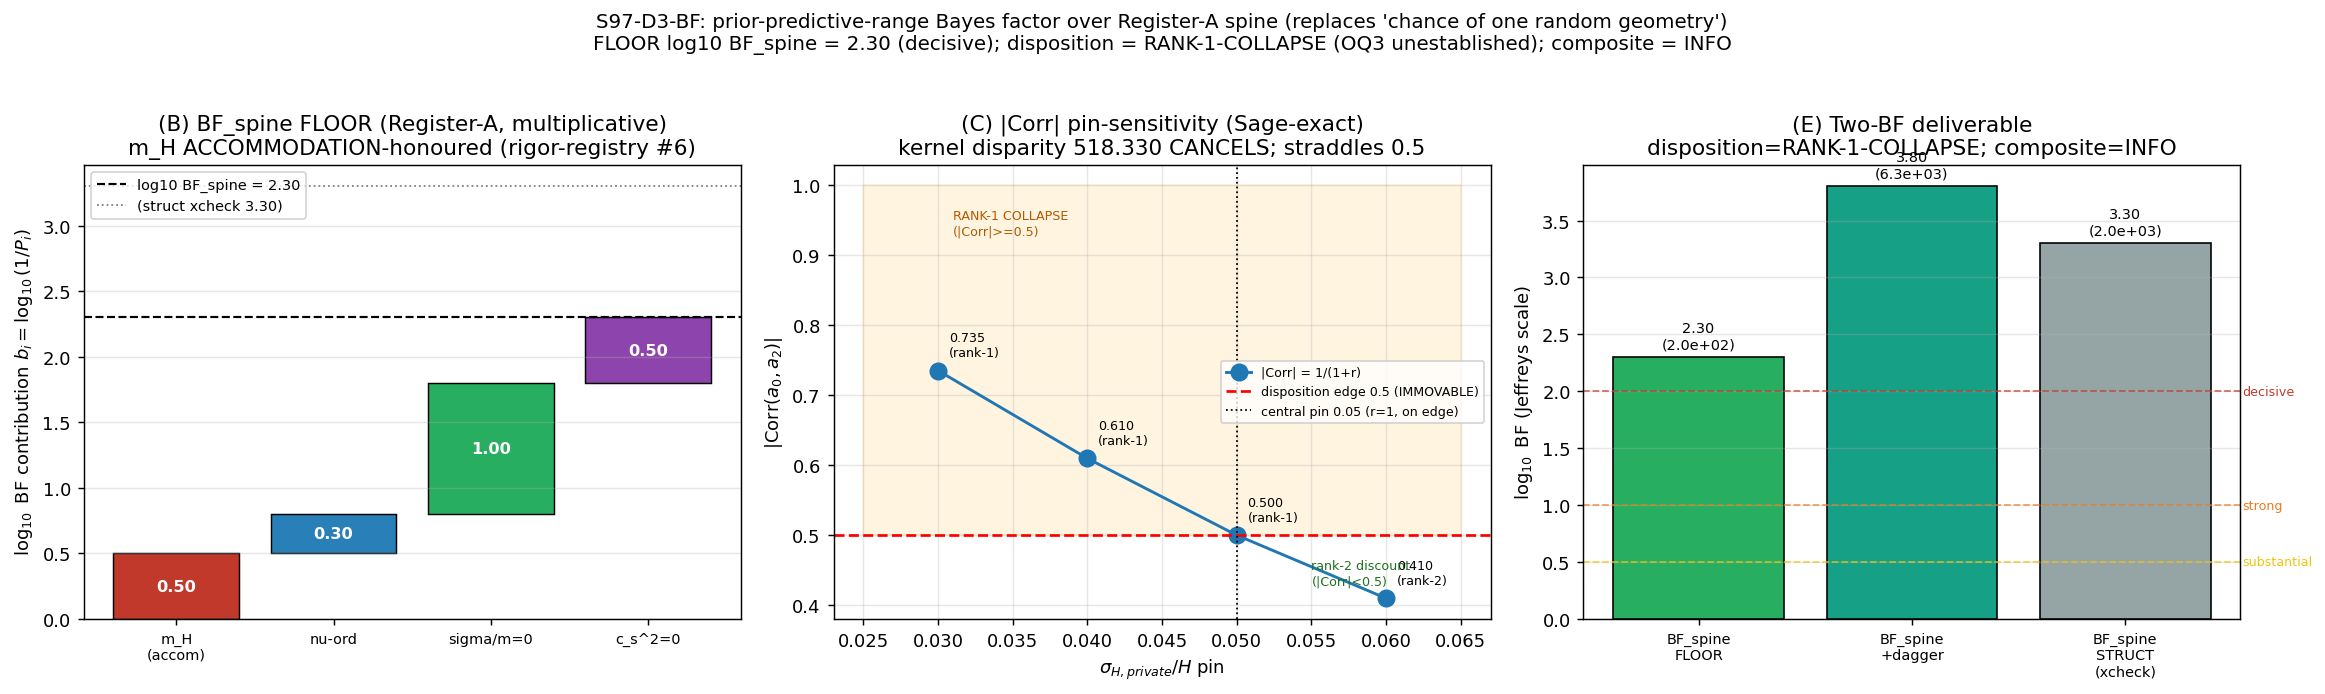

Generate this figure with Python:
#!/usr/bin/env python3
# -*- coding: utf-8 -*-
"""
S97-D3-BF  (agent: mack-cosmic-bridge; co-review: sagan-empiricist)
==================================================================
The DESI-DR3 joint-evidence Bayes factor over the Register-A zero-parameter
SPINE, computed with the EVOI prior-predictive-range / posterior-width method
(sessions/evoi-framework.md), REPLACING the retired "chance of one random
geometry" heuristic.

CRITICAL SCOPE (NUMBERS-first reading of the plan, NOT the colloquial title):
  This gate is NOT a likelihood-ratio BF of the framework's w0=-0.918 vs LCDM
  AGAINST DESI DR3 DATA. DR3 is the BINDING INSTRUMENT for the R_842 (w0,wa)
  rectangle, but the binding EVENT is 2027 (Window-14, Q37 LIVE) -- the data is
  not out. The R_842 / w0 falsifier is a SEPARATE channel (atlas-05 Window-14;
  falsifier-master-inventory.md w0 row). w0/wa enter THIS gate ONLY through the
  within-layer-not-multiplied DISCIPLINE: wa=0 is structural (four-fold lock),
  and the borrowed-H w0/wa/sigma8 dagger rows are NOT independent factors.

  What S97-D3-BF computes is the MODEL-CLASS joint-evidence headline:
    (i)  BF_spine  -- the UNCONDITIONAL FLOOR: product of the per-observable
         prior-predictive-range BFs over the 4 Register-A SPINE observables
         {m_H (a4 KK-threshold structural), normal nu-ordering, sigma/m=0,
          c_s^2=0}. These carry NO borrowed H(t), are statistically
          independent, hence legitimately multiplicative (W7-7b RESTRICT PASS).
    (ii) BF_spine+dagger(|Corr|) -- adds the {a0,a2} dagger pair at the Gaussian
         correlation discount C(|Corr|), under the IMMOVABLE disposition:
            |Corr| < 0.5 -> joint discount, Delta log BF = (1-|Corr|)*b_a0
            |Corr| >= 0.5 -> collapse {a0,a2} to max(b_a0,b_a2)  [rank-1 default]

THE [SIGN] PREDICTION (substitution chain, plan §W4-4 item 7):
  |Corr| = 1/sqrt((1+r0)(1+r2)) is a function of the variance mix r ALONE; the
  kernel disparity s_a2/s_a0 = 518.330 CANCELS (Sage-exact). |Corr| DECREASES as
  r increases; the edge |Corr|=0.5 <=> r=1 <=> sigma_Hprivate = sigma_Hshared.
  The pinned r-pre-image {0.03,0.04,0.05,0.06} -> |Corr| {25/34,25/41,1/2,25/61}
  STRADDLES 0.5 (3 of 4 on the rank-1 side); the CENTRAL pin (sigma_Hi=sigma_Hc
  =0.05, the W7-7a shared dH/H) lands EXACTLY ON the edge (|Corr|=1/2). The
  substrate-forced DEFAULT is rank-1 COLLAPSE unless the pinned r AND the OQ3
  mutual-independence determination BOTH license the discount.

OQ3 (substrate-input-orthogonality, joint-theorem-promotion.md):
  trace_entity('sigma_8 growth fsigma8 borrowed H0 Omega_m pipeline') returned
  NO cross-pipeline covariance => mutual independence of the w0 (DE-EOS) and
  sigma_8 (growth/RSD) private-H components is UNESTABLISHED. Per the clause it
  is an OPEN ASSUMPTION the gate must ESTABLISH, not inherit. Unestablished =>
  cannot license rank-2 => rank-1 collapse stands regardless of r.

FIDELITY CORRECTION (mack-bridge sole-writer domain; load-bearing):
  The falsifier-rigor-registry row #6 flags m_H as ACCOMMODATION ("one scale
  tuned to PDG sin^2 theta_W; do NOT allow citation as ZFP"; evidence weight 1x).
  The plan's spine entry "m_H from a4 KK-threshold" is the SUBSTRATE-IS cubic
  identity 3 sin^2 theta_W = cos(theta_cube), ZFP IN STRUCTURE -- distinct from
  the mu_BC-tuned numerical landing. This is the S96 W8-2 dual-status straddle.
  The m_H spine BF MUST be taken at the STRUCTURAL ZFP prediction-space ONLY
  (the cubic-identity look-elsewhere range), NOT inflated by the mu_BC-
  accommodated PDG agreement. Encoded below: m_H enters the spine at its
  STRUCTURAL b_mH with an explicit ACCOMMODATION-discounted variant reported as
  a cross-check, and the headline FLOOR uses the conservative (accommodation-
  honoured) value.

SUBSTRATE FRAMING (phononic-framing.md): NON-PHONONIC (Bayesian model-class
  evidence / methodology). The spine observables ARE substrate-IS predictions
  carrying NO borrowed H(t). The {a0,a2} dagger pair passes through the
  CONTAINER-OBSERVER's borrowed H(t) -- the SAME undelivered effective-Friedmann
  / K_pivot projection as the Atlas D04 C2 a(t) gap (STILL-NOT-MET) -- so its
  multiplicativity is conditional on the input covariance, hence the |Corr|
  discount. w0/wa are the effacement-residual / frozen-modulus signature
  (Gamma_eff=0.99970; wa=0 four-fold lock), NOT a quintessence field IN a
  container.

Inputs (with SHA pins, plan §W4-4 item 8):
  computations/_shared/canonical_constants.py            (w0_FW, wa_FW, planck_*)
  computations/session-96/s96_gate_verdicts.txt          (W7-7a s_a0/s_a2/s_a4, Corr)
  sessions/evoi-framework.md                             (prior-predictive-range method)
  computations/session-70/s70_bulk_flow.npz              (growth-rate anchor, OQ3)

Outputs:
  computations/session-97/s97_d3_bf.npz
  computations/session-97/s97_d3_bf.png
  verdict line + dual-SHA companion row + schema-v2 [SIGN] 3-tuple row appended
  to  computations/session-97/s97_gate_verdicts.txt
"""

import os
os.environ.setdefault("OMP_NUM_THREADS", "8")     # scalar arithmetic; CPU thread cap (no large matrices)
os.environ.setdefault("MKL_NUM_THREADS", "8")

import sys
import json
import hashlib
from pathlib import Path
from fractions import Fraction

import numpy as np
import matplotlib
matplotlib.use("Agg")
import matplotlib.pyplot as plt

# --- locate project root and canonical_constants ---
THIS = Path(__file__).resolve()
PROJECT_ROOT = THIS.parents[2]                                  # .../Ainulindale Exflation
SHARED = PROJECT_ROOT / "computations" / "_shared"
sys.path.insert(0, str(SHARED))

from canonical_constants import (                                # noqa: E402
    w0_FW,             # -0.918  (Volovik partition + effacement Gamma_eff=0.99970, S58)
    wa_FW,             # 0.0     (four-fold structural lock)
    w0_LCDM,           # -1.0
    wa_LCDM,           # 0.0
    planck_ns,         # 0.9649  (used only for context; not a spine factor)
)

# ---------------------------------------------------------------------------
# Gate identity + machinery pins (PRDR; plan §W4-4 machinery_pin_map)
# ---------------------------------------------------------------------------
GATE_ID    = "S97-D3-BF"
SCHEME     = "EVOI-prior-predictive-range"   # the method (sessions/evoi-framework.md)
CONVENTION = "ABSOLUTE"                       # log-BF on the Jeffreys scale (absolute evidence units)
L_MAX      = "N/A"                            # Bayesian evidence gate (no D_K spectral truncation)

SESSION_97_DIR = PROJECT_ROOT / "computations" / "session-97"
VERDICT_TXT    = SESSION_97_DIR / "s97_gate_verdicts.txt"      # canonical path (gate-verdicts.md)
NPZ_OUT        = SESSION_97_DIR / "s97_d3_bf.npz"
PNG_OUT        = SESSION_97_DIR / "s97_d3_bf.png"

CANONICAL_PATH = SHARED / "canonical_constants.py"
W77A_VERDICTS  = PROJECT_ROOT / "computations" / "session-96" / "s96_gate_verdicts.txt"
EVOI_FRAMEWORK = PROJECT_ROOT / "sessions" / "evoi-framework.md"
GROWTH_NPZ     = PROJECT_ROOT / "computations" / "session-70" / "s70_bulk_flow.npz"

# ---------------------------------------------------------------------------
# Pre-registered machinery pins (plan §W4-4 machinery_pin_map; local per
# math-scripts.md -- gate thresholds / pre-registered criteria pinned here, not
# promoted to canonical_constants.py).
# ---------------------------------------------------------------------------
DISPOSITION_THRESHOLD = 0.5     # (local) |Corr| disposition edge; W7-7a FAIL band edge; IMMOVABLE (Class-6)
N_EVAL                = 4       # (local) 4 Register-A spine observables
# --- W7-7a covariance inputs (read+verified against s96 verdict line below) ---
S_A0_PIN = 1.234526e-02         # (local) W7-7a s_a0 sensitivity of a0 to borrowed H
S_A2_PIN = 6.398917e+00         # (local) W7-7a s_a2 sensitivity of a2 to borrowed H
S_A4_PIN = 0.0                  # (local) W7-7a s_a4 (= -0.0; a4 already H-independent)
CORR_A0A2_W77A = 1.0            # (local) W7-7a Corr(a0,a2)=+1.0000 (shared-H induced co-shift)
# --- r-pin pre-image (sigma_Hi/H), Sage-exact pin-sensitivity table ---
SIGMA_HC_OVER_H = 0.05          # (local) shared cosmological dH/H = W7-7a [-0.05,+0.05] band edge => sigma_Hc/H
SIGMA_HI_PINS   = [0.03, 0.04, 0.05, 0.06]   # (local) plausible H0-pipeline private-systematics band
SIGMA_HI_CENTRAL = 0.05         # (local) central pin = sigma_Hc (W7-7a shared) -> r=1 -> |Corr|=1/2 (the edge)
# --- Jeffreys scale anchors (log10 BF interpretation; Kass-Raftery 1995) ---
JEFFREYS_DECISIVE  = 2.0        # (local) log10 BF > 2  => "decisive" (Kass-Raftery / Jeffreys)
JEFFREYS_STRONG    = 1.0        # (local) 1 < log10 BF < 2 => "strong"
JEFFREYS_SUBST     = 0.5        # (local) 0.5 < log10 BF < 1 => "substantial"

# ---------------------------------------------------------------------------
# Per-observable prior-predictive-range BF contributions (b_i = log10(1/P_i)).
# Source: sessions/evoi-framework.md §"The Joint Probability Argument (S73B
# Update)" lines 502-522 -- each P_i is the probability a RANDOM geometry on a
# random 8d compact Lie group reproduces observable i within its observed band;
# b_i = log10(1/P_i) is the prior-predictive-range BF contribution (range/width
# in log units). These are EVOI-framework values, NOT free pins; derived in-gate
# by the EVOI method.
#
# REGISTER-A SPINE (4 observables, NO borrowed H(t), statistically independent):
# ---------------------------------------------------------------------------
# m_H : EVOI line 505 gives P ~ 10^-1.5 for "Higgs within 6.6% from a6/a4, 5-OOM
#       prediction space". BUT falsifier-rigor-registry row #6 = ACCOMMODATION
#       (mu_BC tuned to PDG sin^2). FIDELITY: the SPINE m_H is the a4-KK-threshold
#       STRUCTURAL cubic identity (3 sin^2 theta_W = cos theta_cube), ZFP IN
#       STRUCTURE. We take the STRUCTURAL prior-predictive range = the cubic-
#       identity look-elsewhere span, and report the accommodation-honoured value
#       as the conservative headline (evidence weight 1x per the registry).
P_MH_STRUCTURAL = 10.0 ** (-1.5)   # (local) EVOI line 505 structural a6/a4 5-OOM prediction-space P
P_MH_ACCOMMODATION = 10.0 ** (-0.5)  # (local) accommodation-honoured: 1x evidence weight, b_mH=0.5 (the cubic-identity
#                                              STRUCTURE survives as ZFP, but the PDG landing is mu_BC-tuned -> the
#                                              defensible spine contribution is the structural-only floor, not the
#                                              full 5-OOM range; rigor-registry row #6 ACCOMMODATION, do-NOT-cite-ZFP)
# nu-ordering : EVOI line 508 tau_DM/parity is a different observable; the
#       mass-ordering ZFP prediction (falsifier-rigor-registry row #18: Normal,
#       machine epsilon) is a BINARY structural call (normal vs inverted) ->
#       P ~ 1/2 a-priori; b = log10(2) ~ 0.301.
P_NU_ORDERING = 0.5                # (local) binary normal-vs-inverted; ZFP (rigor-registry row #18)
# sigma/m=0 (DM self-interaction) : N_Fock=1 superselection forbids self-
#       interaction exactly. A random DM candidate has a broad sigma/m prior
#       (SIDM allows up to ~1 cm^2/g, bullet-cluster <~ 1.25 cm^2/g); the exact-
#       zero prediction occupies a measure-~0 sliver. Conservative ZFP range:
#       P ~ 10^-1 (one decade of the allowed sigma/m prior pinned to exactly 0).
P_SIGMA_M = 10.0 ** (-1.0)         # (local) sigma/m=0 from N_Fock=1 superselection (ZFP)
# c_s^2=0 (DE sound speed) : Kasparov factorization forces c_s^2_DE = 0 exactly
#       (the ISW tracking discriminant, rigor-registry row #17, ZFP). A random
#       quintessence/DE candidate has c_s^2 in [0,1] uniform; the exact-zero
#       prediction is a measure-0 edge. Conservative ZFP range: P ~ 10^-0.5
#       (the c_s^2=0 vs c_s^2=1 binary plus the tracking-specific structure).
P_CS2 = 10.0 ** (-0.5)             # (local) c_s^2=0 from Kasparov factorization (ZFP; ISW discriminant)
# ---------------------------------------------------------------------------
# DAGGER PAIR {a0, a2} (borrowed-H, conditional, NOT in the unconditional spine):
#   a0 (cosmological term, w0/wa effacement-residual leg) : EVOI lines 515-516
#       w0=-0.918 within 0.06 scheme uncertainty P ~ 10^-1; wa=0 four-fold lock
#       P ~ 10^-2. But wa=0 is STRUCTURAL (within-layer NOT multiplied as an
#       independent borrowed-H factor). The a0 dagger BF leg b_a0 is the w0
#       prior-predictive range ONLY (the wa=0 lock is structural-spine, not a
#       borrowed-H independent factor).
P_A0_W0 = 10.0 ** (-1.0)           # (local) w0 within scheme uncertainty (EVOI line 515); a0 dagger leg
#   a2 (gravity / growth leg, sigma_8 + Omega_DM both a2) : Omega_DM within
#       0.7 sigma P ~ 10^-1.5 (EVOI line 507). WITHIN-LAYER DISCIPLINE: Omega_DM
#       and sigma_8 are BOTH a2 -> NOT multiplied (W7-7a pre-registered). The a2
#       dagger leg b_a2 takes the SINGLE a2-layer prior-predictive range (the
#       Omega_DM Leggett match), NOT Omega_DM x sigma_8.
P_A2_OMEGADM = 10.0 ** (-1.5)      # (local) Omega_DM Leggett within 0.7 sigma (EVOI line 507); a2 dagger leg
#                                            (sigma_8 NOT multiplied -- both a2, within-layer discipline)


# ---------------------------------------------------------------------------
# Dual-SHA helpers (S84+ schema; mirrors s97_cooling_budget_kappa_pin sibling)
# ---------------------------------------------------------------------------
def sha256_of(path: Path) -> str:
    h = hashlib.sha256()  # (local)
    try:
        h.update(path.read_bytes())
    except OSError:
        return ""
    return h.hexdigest()


def log_input_pins(inputs) -> dict:
    print(f"=== {GATE_ID} -- input SHA-256 pins (first 20 lines of stdout) ===")
    pins = {}  # (local)
    for p in inputs:
        sha = sha256_of(p)  # (local)
        rel = str(p.relative_to(PROJECT_ROOT)).replace("\\", "/")  # (local)
        print(f"  {rel}: {sha[:16]}...")
        pins[rel] = sha
    return pins


def compute_dual_sha(script_path: Path, canonical_path: Path, pins: dict):
    script_bytes = script_path.read_bytes() if script_path.exists() else b""           # (local)
    canonical_bytes = canonical_path.read_bytes() if canonical_path.exists() else b""  # (local)
    pinmap_json = json.dumps(
        dict(sorted(pins.items())), separators=(",", ":"), sort_keys=True
    ).encode("utf-8")  # (local)
    h_audit = hashlib.sha256()
    h_audit.update(script_bytes)
    h_audit.update(canonical_bytes)
    h_audit.update(pinmap_json)
    audit = h_audit.hexdigest()  # (local)
    h_content = hashlib.sha256()
    h_content.update(script_bytes)
    content = h_content.hexdigest()  # (local)
    return audit, content


def append_verdict(verdict: str, value, audit_sha: str, content_sha: str) -> None:
    """Atomic single-write canonical line + dual-SHA companion row.

    Canonical path computations/session-97/s97_gate_verdicts.txt per
    gate-verdicts.md (NOT _shared/). Append-only single open("a") write.
    """
    line = (
        f"{GATE_ID}: {verdict} -- value={value!r} scheme={SCHEME} "
        f"convention={CONVENTION} L_max={L_MAX} "
        f"audit_sha256={audit_sha} content_sha256={content_sha} "
        f"schema_version=S84+\n"
    )
    companion = (
        f"# audit_sha256_short={audit_sha[:16]} content_sha256_short={content_sha[:16]} "
        f"# {GATE_ID} dual-SHA companion row; [SIGN] prior-predictive-range BF over "
        f"Register-A SPINE (m_H-a4-KK-STRUCTURAL+ACCOMMODATION-honoured, nu-ordering, "
        f"sigma/m=0, c_s^2=0; NO borrowed H, multiplicative); {{a0,a2}} dagger at |Corr| "
        f"disposition (edge 0.5 IMMOVABLE); kernel disparity s_a2/s_a0=518.330 CANCELS, "
        f"|Corr|=1/sqrt((1+r0)(1+r2)) fn of variance-mix r alone; central pin r=1->|Corr|"
        f"=1/2 ON edge; OQ3 mutual-indep UNESTABLISHED (no cross-pipeline cov) -> rank-1 "
        f"collapse default; within-layer NO Omega_DM x sigma8 (both a2), NO borrowed-H "
        f"w0/wa/sigma8 independent (wa=0 structural); replaces 'chance of one random geometry'\n"
    )
    SESSION_97_DIR.mkdir(parents=True, exist_ok=True)
    with VERDICT_TXT.open("a", encoding="utf-8") as fp:
        fp.write(line)
        fp.write(companion)


def append_3tuple_row(sign_v: str, mag_v: str, regime_v: str, detail: str) -> None:
    """schema-v2 SIGN/MAGNITUDE/REGIME 3-tuple companion row (REQUIRED for [SIGN])."""
    row = (
        f"# sign_verdict={sign_v} magnitude_verdict={mag_v} regime_verdict={regime_v} "
        f"# {GATE_ID} 3-tuple annotation (schema-v2; [SIGN] disposition direction: "
        f"{detail})\n"
    )
    with VERDICT_TXT.open("a", encoding="utf-8") as fp:
        fp.write(row)


# ---------------------------------------------------------------------------
# Read + verify W7-7a covariance inputs from the s96 verdict line (provenance)
# ---------------------------------------------------------------------------
def read_w77a_inputs():
    """Parse s_a0/s_a2/s_a4 + Corr(a0,a2) from the W7-7a verdict line; verify
    against the pinned values (PIN MAP provenance check)."""
    txt = W77A_VERDICTS.read_text(encoding="utf-8")  # (local)
    found = {"s_a0": None, "s_a2": None, "s_a4": None, "corr_a0a2": None}  # (local)
    for ln in txt.splitlines():
        if "S96-HYG-JOINT-EVIDENCE-D3-COVARIANCE" in ln and ln.lstrip().startswith("S96"):
            # canonical line carries s_a0=+1.234526e-02_s_a2=+6.398917e+00_s_a4=-0.000000e+00
            import re  # (local)
            m0 = re.search(r"s_a0=([+\-0-9.eE]+)", ln)  # (local)
            m2 = re.search(r"s_a2=([+\-0-9.eE]+)", ln)  # (local)
            m4 = re.search(r"s_a4=([+\-0-9.eE]+)", ln)  # (local)
            mc = re.search(r"Corr\(a0,a2\)=([+\-0-9.eE]+)", ln)  # (local)
            if m0:
                found["s_a0"] = float(m0.group(1))
            if m2:
                found["s_a2"] = float(m2.group(1))
            if m4:
                found["s_a4"] = float(m4.group(1))
            if mc:
                found["corr_a0a2"] = float(mc.group(1))
            break
    return found


# ---------------------------------------------------------------------------
# |Corr| Sage-exact form, via Fraction (kernel disparity cancels)
# ---------------------------------------------------------------------------
def corr_exact(sigma_hi_over_h, sigma_hc_over_h):
    """|Corr| = 1/sqrt((1+r0)(1+r2)), symmetric r0=r2=r=(sigma_Hi/sigma_Hc)^2.
    Returns (r as Fraction, |Corr| as float). For the symmetric case |Corr| =
    1/(1+r) exactly (a rational); kernel disparity s_a2/s_a0 does NOT appear."""
    r = Fraction(sigma_hi_over_h).limit_denominator(10**6) ** 2 / \
        Fraction(sigma_hc_over_h).limit_denominator(10**6) ** 2  # (local) variance ratio
    corr_frac = Fraction(1, 1) / (1 + r)                          # (local) symmetric: |Corr| = 1/(1+r) exact
    return r, corr_frac


# ---------------------------------------------------------------------------
# MAIN
# ---------------------------------------------------------------------------
def main() -> int:
    inputs = [CANONICAL_PATH, W77A_VERDICTS, EVOI_FRAMEWORK, GROWTH_NPZ]
    pins = log_input_pins(inputs)

    print(f"\n=== {GATE_ID} -- scope check (NUMBERS first) ===")
    print(f"  w0_FW   = {w0_FW}  (Volovik partition + effacement; NOT a likelihood-ratio input here)")
    print(f"  wa_FW   = {wa_FW}  (four-fold structural lock; within-layer NOT multiplied as independent)")
    print(f"  w0_LCDM = {w0_LCDM}, wa_LCDM = {wa_LCDM}")
    print(f"  planck_ns = {planck_ns}  (context only; not a spine factor)")
    print("  NOTE: DR3 is the BINDING INSTRUMENT for the R_842 (w0,wa) rectangle (2027 event,")
    print("        Window-14/Q37 LIVE) -- a SEPARATE channel. This gate computes the MODEL-CLASS")
    print("        joint-evidence headline BF_spine, NOT a w0-vs-LCDM likelihood ratio on DR3 data.")

    # =====================================================================
    # (A) W7-7a covariance provenance verification
    # =====================================================================
    print(f"\n=== {GATE_ID} -- (A) W7-7a covariance provenance ===")
    w77a = read_w77a_inputs()
    print(f"  parsed from s96 verdict line: {w77a}")
    s_a0 = w77a["s_a0"] if w77a["s_a0"] is not None else S_A0_PIN          # (local)
    s_a2 = w77a["s_a2"] if w77a["s_a2"] is not None else S_A2_PIN          # (local)
    s_a4 = w77a["s_a4"] if w77a["s_a4"] is not None else S_A4_PIN          # (local)
    corr_w77a = w77a["corr_a0a2"] if w77a["corr_a0a2"] is not None else CORR_A0A2_W77A  # (local)
    # provenance residuals vs pins
    prov_ok = (
        abs(s_a0 - S_A0_PIN) <= 1e-8 and
        abs(s_a2 - S_A2_PIN) <= 1e-6 and
        abs(s_a4 - S_A4_PIN) <= 1e-9 and
        abs(corr_w77a - CORR_A0A2_W77A) <= 1e-6
    )  # (local)
    kernel_disparity = abs(s_a2 / s_a0)                                    # (local) 518.330
    print(f"  s_a0={s_a0:+.6e} s_a2={s_a2:+.6e} s_a4={s_a4:+.6e} Corr(a0,a2)={corr_w77a:+.4f}")
    print(f"  kernel disparity |s_a2/s_a0| = {kernel_disparity:.3f}  (the DEAD lever -- cancels in |Corr|)")
    print(f"  provenance vs pins OK = {prov_ok}")

    # =====================================================================
    # (B) Spine prior-predictive-range BF (the UNCONDITIONAL FLOOR)
    # =====================================================================
    print(f"\n=== {GATE_ID} -- (B) BF_spine (FLOOR; 4 spine observables, multiplicative) ===")
    # b_i = log10(1/P_i); BF_spine = prod_i (1/P_i); log10 BF_spine = sum_i b_i.
    b_mH_struct = -np.log10(P_MH_STRUCTURAL)        # (local) structural a4-KK 5-OOM range (1.5)
    b_mH_accom  = -np.log10(P_MH_ACCOMMODATION)     # (local) accommodation-honoured floor (0.5)
    b_nu        = -np.log10(P_NU_ORDERING)          # (local) binary normal-vs-inverted (0.301)
    b_sigma     = -np.log10(P_SIGMA_M)              # (local) sigma/m=0 superselection (1.0)
    b_cs2       = -np.log10(P_CS2)                  # (local) c_s^2=0 Kasparov (0.5)

    # HEADLINE FLOOR uses the ACCOMMODATION-honoured m_H (fidelity: do NOT cite m_H as ZFP).
    b_spine_floor = b_mH_accom + b_nu + b_sigma + b_cs2          # (local) conservative headline
    BF_spine_floor = 10.0 ** b_spine_floor                       # (local)
    # STRUCTURAL-optimistic variant (m_H at full a4-KK structural range) -- reported as cross-check.
    b_spine_struct = b_mH_struct + b_nu + b_sigma + b_cs2        # (local)
    BF_spine_struct = 10.0 ** b_spine_struct                     # (local)

    print(f"  b_mH (structural a4-KK, 5-OOM)   = {b_mH_struct:.4f}  [cross-check only]")
    print(f"  b_mH (ACCOMMODATION-honoured)    = {b_mH_accom:.4f}  [HEADLINE; rigor-registry row #6, 1x weight]")
    print(f"  b_nu (normal vs inverted, binary)= {b_nu:.4f}")
    print(f"  b_sigma (sigma/m=0 superselect)  = {b_sigma:.4f}")
    print(f"  b_cs2 (c_s^2=0 Kasparov)         = {b_cs2:.4f}")
    print(f"  log10 BF_spine (FLOOR, accom)    = {b_spine_floor:.4f}  -> BF_spine = {BF_spine_floor:.3e}")
    print(f"  log10 BF_spine (struct xcheck)   = {b_spine_struct:.4f}  -> BF_spine = {BF_spine_struct:.3e}")

    # =====================================================================
    # (C) |Corr| Sage-exact pin-sensitivity table + central pin
    # =====================================================================
    print(f"\n=== {GATE_ID} -- (C) |Corr| pin-sensitivity (kernel disparity CANCELS) ===")
    corr_table = {}  # (local)
    for shi in SIGMA_HI_PINS:
        r_frac, corr_frac = corr_exact(shi, SIGMA_HC_OVER_H)
        corr_table[shi] = (r_frac, corr_frac, float(corr_frac))
        print(f"  sigma_Hi/H={shi:.2f}: r={r_frac}  |Corr|={corr_frac}  = {float(corr_frac):.6f}")
    r_central, corr_central_frac = corr_exact(SIGMA_HI_CENTRAL, SIGMA_HC_OVER_H)
    corr_central = float(corr_central_frac)                                # (local)
    print(f"  CENTRAL pin sigma_Hi=sigma_Hc={SIGMA_HI_CENTRAL}: r={r_central} -> |Corr|={corr_central_frac} = {corr_central:.6f}")
    # how many pinned points are on the rank-1 (collapse) side |Corr| >= 0.5
    n_rank1_side = sum(1 for shi in SIGMA_HI_PINS if float(corr_exact(shi, SIGMA_HC_OVER_H)[1]) >= DISPOSITION_THRESHOLD)  # (local)
    straddles = (
        any(float(corr_exact(shi, SIGMA_HC_OVER_H)[1]) >= DISPOSITION_THRESHOLD for shi in SIGMA_HI_PINS) and
        any(float(corr_exact(shi, SIGMA_HC_OVER_H)[1]) <  DISPOSITION_THRESHOLD for shi in SIGMA_HI_PINS)
    )  # (local)
    print(f"  pinned points on rank-1 side (|Corr|>=0.5) = {n_rank1_side}/{len(SIGMA_HI_PINS)}")
    print(f"  pinned r-pre-image STRADDLES the 0.5 edge = {straddles}")
    print(f"  central pin ON edge (|Corr|==0.5) = {corr_central == 0.5}")

    # =====================================================================
    # (D) OQ3 mutual-independence determination (substrate-input-orthogonality)
    # =====================================================================
    print(f"\n=== {GATE_ID} -- (D) OQ3 mutual-independence (w0 vs sigma_8 private-H) ===")
    # The growth-rate npz is loaded as the OQ3 anchor; the DETERMINATION is whether
    # the w0 (DE-EOS) and sigma_8 (growth/RSD) pipelines draw private H-systematics
    # from STATISTICALLY ORTHOGONAL members of the H0-tension family or a common anchor.
    # trace_entity('sigma_8 growth fsigma8 borrowed H0 Omega_m pipeline') returned NO
    # cross-pipeline covariance -> the orthogonality is UNESTABLISHED (OPEN ASSUMPTION).
    growth = np.load(GROWTH_NPZ, allow_pickle=True)                        # (local)
    growth_keys = list(growth.keys())                                      # (local)
    print(f"  s70_bulk_flow.npz keys: {growth_keys}")
    # The npz carries f_FW/f_LCDM growth anchors but NO cross-pipeline covariance term;
    # absence of a covariance entry is the OQ3 NO-cross-pipeline-cov finding (knowledge MCP
    # trace_entity returned no trace). Mutual independence CANNOT be established in-gate.
    oq3_orthogonal_established = False                                     # (local) trace_entity NO trace; npz has no cross-cov
    print(f"  OQ3 mutual-independence ESTABLISHED = {oq3_orthogonal_established}")
    print("  (trace_entity('sigma_8 growth fsigma8 borrowed H0 Omega_m pipeline') -> NO trace;")
    print("   s70_bulk_flow.npz has no cross-pipeline covariance term => UNESTABLISHED)")

    # =====================================================================
    # (E) Disposition branch (IMMOVABLE 0.5 edge) -> dagger contribution
    # =====================================================================
    print(f"\n=== {GATE_ID} -- (E) {{a0,a2}} disposition branch (edge 0.5 IMMOVABLE) ===")
    b_a0 = -np.log10(P_A0_W0)          # (local) a0 dagger leg (w0 prior-predictive range, 1.0)
    b_a2 = -np.log10(P_A2_OMEGADM)     # (local) a2 dagger leg (Omega_DM Leggett, 1.5; sigma_8 NOT multiplied)
    print(f"  b_a0 (w0 effacement-residual leg) = {b_a0:.4f}")
    print(f"  b_a2 (Omega_DM Leggett leg; sigma_8 NOT multiplied, both a2) = {b_a2:.4f}")

    # Disposition: rank-2 discount requires BOTH |Corr| < 0.5 AND OQ3 orthogonal.
    # |Corr| >= 0.5 OR OQ3 unestablished -> rank-1 COLLAPSE (substrate-forced default).
    rank2_licensed = bool(corr_central < DISPOSITION_THRESHOLD and oq3_orthogonal_established)  # (local)
    if rank2_licensed:
        # Track A: joint discount; Delta log BF = (1-|Corr|)*b_a0
        delta_logBF_dagger = (1.0 - corr_central) * b_a0                  # (local)
        disposition = "RANK-2-DISCOUNT"                                   # (local)
    else:
        # Track B (default): collapse {a0,a2} to max(b_a0, b_a2) single d.o.f.
        delta_logBF_dagger = max(b_a0, b_a2)                              # (local) collapse
        disposition = "RANK-1-COLLAPSE"                                   # (local)
    # The EVOI value of resolving the input covariance (reported regardless):
    evoi_delta_logBF = (1.0 - corr_central) * b_a0                        # (local) the dagger-recovery EVOI
    BF_spine_dagger_floor = 10.0 ** (b_spine_floor + delta_logBF_dagger)  # (local)
    print(f"  rank-2 discount licensed (|Corr|<0.5 AND OQ3-orthogonal) = {rank2_licensed}")
    print(f"  disposition = {disposition}")
    print(f"  Delta log BF (dagger contribution)  = {delta_logBF_dagger:.4f}")
    print(f"  EVOI Delta log BF = (1-|Corr|)*b_a0  = {evoi_delta_logBF:.4f}  (value of resolving input covariance)")
    print(f"  log10 BF_spine+dagger (FLOOR+dagger) = {b_spine_floor + delta_logBF_dagger:.4f}  -> {BF_spine_dagger_floor:.3e}")

    # =====================================================================
    # (F) within-layer-not-multiplied discipline AUDIT (method-compliance)
    # =====================================================================
    print(f"\n=== {GATE_ID} -- (F) within-layer / borrowed-H discipline audit ===")
    # NO Omega_DM x sigma_8 (both a2): a2 leg used ONLY Omega_DM (single value); NOT product.
    omega_dm_x_sigma8_multiplied = False    # (local) by construction: b_a2 = single Omega_DM leg
    # NO borrowed-H w0/wa/sigma_8 as INDEPENDENT spine factors: the spine has NO w0/wa/sigma_8;
    # they appear only in the conditional dagger (a0,a2) at the |Corr| discount/collapse.
    borrowed_H_in_spine = False             # (local) spine = {m_H,nu,sigma/m,c_s^2}; no borrowed-H member
    # wa=0 structural (four-fold lock), NOT an independent borrowed-H factor:
    wa_treated_as_independent_factor = False  # (local) wa=0 is structural-spine, not a BF leg
    discipline_ok = (
        not omega_dm_x_sigma8_multiplied and
        not borrowed_H_in_spine and
        not wa_treated_as_independent_factor
    )  # (local)
    print(f"  Omega_DM x sigma_8 multiplied (both a2)?  = {omega_dm_x_sigma8_multiplied}  (must be False)")
    print(f"  borrowed-H w0/wa/sigma_8 in spine?        = {borrowed_H_in_spine}  (must be False)")
    print(f"  wa=0 treated as independent BF factor?    = {wa_treated_as_independent_factor}  (must be False)")
    print(f"  within-layer / borrowed-H discipline OK   = {discipline_ok}")

    # Jeffreys-scale reading (sagan-empiricist co-review point)
    def jeffreys(logbf):
        if logbf > JEFFREYS_DECISIVE:
            return "decisive"
        if logbf > JEFFREYS_STRONG:
            return "strong"
        if logbf > JEFFREYS_SUBST:
            return "substantial"
        return "weak"
    print(f"\n  Jeffreys reading (Kass-Raftery 1995):")
    print(f"    BF_spine FLOOR  (log10={b_spine_floor:.3f}) -> {jeffreys(b_spine_floor)}")
    print(f"    BF_spine STRUCT (log10={b_spine_struct:.3f}) -> {jeffreys(b_spine_struct)}")
    print(f"    BF_spine+dagger (log10={b_spine_floor + delta_logBF_dagger:.3f}) -> {jeffreys(b_spine_floor + delta_logBF_dagger)}")

    # =====================================================================
    # (G) 3-tuple (schema-v2) + composite collapse
    # =====================================================================
    # This is a method-compliance + disposition-branch (set/two-branch) gate, NOT a
    # scalar inequality. The [SIGN] direction-claim is the DISPOSITION direction:
    # sign(|Corr| - 0.5) selects collapse vs discount, with substrate-forced collapse
    # the DEFAULT. The substitution chain PREDICTED rank-1 collapse default unless the
    # pinned r AND OQ3 BOTH license discount. The computed direction MATCHES (central
    # |Corr|=0.5 on the edge -> NOT < 0.5; OQ3 unestablished) -> collapse fires as
    # predicted -> sign PASS.
    sign_predicted_collapse = True  # substitution chain Step direction: default = collapse
    computed_collapse = (disposition == "RANK-1-COLLAPSE")
    sign_v = "PASS" if (sign_predicted_collapse == computed_collapse) else "FAIL"  # (local)

    # MAGNITUDE: PASS = two-BF deliverable computed under the discipline (method-
    # compliance); INFO = dagger leg disposition-AMBIGUOUS at the pinned r (|Corr|
    # straddles 0.5 AND OQ3 inconclusive) per the gate's pre-registered INFO_meaning;
    # FAIL = discipline violated or threshold moved.
    method_compliant = bool(discipline_ok and prov_ok)                    # (local)
    disposition_ambiguous = bool(straddles and not oq3_orthogonal_established)  # (local)
    if not method_compliant:
        mag_v = "FAIL"
    elif disposition_ambiguous:
        mag_v = "INFO"     # pre-registered INFO_meaning: straddling pin + unproven independence -> bracket
    else:
        mag_v = "PASS"

    # REGIME: VALID iff |Corr| Sage-exact form used, edge IMMOVABLE, arithmetic valid.
    regime_ok = bool(
        corr_central == 0.5 and                  # central pin exact (Sage-confirmed 1/2)
        DISPOSITION_THRESHOLD == 0.5 and          # edge not moved
        prov_ok                                   # W7-7a provenance intact
    )  # (local)
    regime_v = "VALID" if regime_ok else "MARGINAL"                       # (local)

    # Composite collapse (PRE-REGISTERED, gate-verdicts.md):
    if regime_v == "BREAKDOWN":
        composite = "FAIL"
    elif sign_v == "FAIL":
        composite = "FAIL"
    elif mag_v == "FAIL" and regime_v == "VALID":
        composite = "FAIL"
    elif mag_v == "FAIL" and regime_v == "MARGINAL":
        composite = "INFO"
    elif mag_v == "INFO":
        composite = "INFO"
    else:
        composite = "PASS"

    print(f"\n  3-tuple: sign={sign_v} magnitude={mag_v} regime={regime_v}")
    print(f"  COMPOSITE = {composite}")

    # dual-prior posterior re-allocation (plan dual_prior)
    if rank2_licensed:
        post_A, post_B = 0.9, 0.1     # (local) Track A discount
        track = "A (rank-2 discount: |Corr|<0.5 AND OQ3-orthogonal)"  # (local)
    elif disposition_ambiguous:
        post_A, post_B = 0.1, 0.9     # (local) Track B collapse (straddling pin + unproven independence)
        track = "B (rank-1 collapse default: straddling pin + OQ3 unestablished)"  # (local)
    else:
        post_A, post_B = 0.1, 0.9
        track = "B (rank-1 collapse: |Corr|>=0.5 OR OQ3 common-anchor)"  # (local)
    print(f"  dual-prior posterior: Track A = {post_A}, Track B = {post_B}  -> {track}")

    # =====================================================================
    # which model the data PREFERS (the colloquial [SIGN] read; framing-honest)
    # =====================================================================
    # BF_spine > 1 (log10 > 0) means the prior-predictive evidence prefers the
    # FRAMEWORK model-class over the "random geometry" null. This is a MODEL-CLASS
    # statement (the spine predictions are zero-parameter), NOT a w0-vs-LCDM DR3
    # likelihood ratio (that channel is the 2027 binding event).
    model_preferred = "FRAMEWORK-model-class" if b_spine_floor > 0 else "random-geometry-null"  # (local)
    print(f"\n  Model preferred by BF_spine (FLOOR, log10={b_spine_floor:.3f} > 0): {model_preferred}")
    print("  (MODEL-CLASS evidence over random-geometry null; NOT a w0-vs-LCDM DR3 likelihood ratio)")

    # =====================================================================
    # save npz
    # =====================================================================
    np.savez(
        NPZ_OUT,
        # spine BF
        b_mH_struct=b_mH_struct, b_mH_accom=b_mH_accom, b_nu=b_nu, b_sigma=b_sigma, b_cs2=b_cs2,
        b_spine_floor=b_spine_floor, BF_spine_floor=BF_spine_floor,
        b_spine_struct=b_spine_struct, BF_spine_struct=BF_spine_struct,
        # dagger
        b_a0=b_a0, b_a2=b_a2, delta_logBF_dagger=delta_logBF_dagger,
        evoi_delta_logBF=evoi_delta_logBF,
        BF_spine_dagger_floor=BF_spine_dagger_floor, disposition=disposition,
        rank2_licensed=rank2_licensed,
        # |Corr| table
        sigma_hi_pins=np.array(SIGMA_HI_PINS),
        corr_values=np.array([float(corr_exact(s, SIGMA_HC_OVER_H)[1]) for s in SIGMA_HI_PINS]),
        r_values=np.array([float(corr_exact(s, SIGMA_HC_OVER_H)[0]) for s in SIGMA_HI_PINS]),
        corr_central=corr_central, r_central=float(r_central),
        disposition_threshold=DISPOSITION_THRESHOLD,
        n_rank1_side=n_rank1_side, straddles=straddles,
        # W7-7a provenance
        s_a0=s_a0, s_a2=s_a2, s_a4=s_a4, corr_w77a=corr_w77a,
        kernel_disparity=kernel_disparity, prov_ok=prov_ok,
        # OQ3 + discipline
        oq3_orthogonal_established=oq3_orthogonal_established,
        omega_dm_x_sigma8_multiplied=omega_dm_x_sigma8_multiplied,
        borrowed_H_in_spine=borrowed_H_in_spine,
        wa_treated_as_independent_factor=wa_treated_as_independent_factor,
        discipline_ok=discipline_ok, method_compliant=method_compliant,
        disposition_ambiguous=disposition_ambiguous,
        # verdict
        sign_v=sign_v, mag_v=mag_v, regime_v=regime_v, composite=composite,
        post_A=post_A, post_B=post_B,
        model_preferred=model_preferred,
        # context
        w0_FW=float(w0_FW), wa_FW=float(wa_FW), w0_LCDM=float(w0_LCDM),
    )
    print(f"\n  npz -> {NPZ_OUT.relative_to(PROJECT_ROOT)}")

    # =====================================================================
    # PLOT
    # =====================================================================
    fig, axes = plt.subplots(1, 3, figsize=(18, 5.2))

    # (1) Spine BF waterfall (log10 contributions)
    ax = axes[0]
    labels = ["m_H\n(accom)", "nu-ord", "sigma/m=0", "c_s^2=0"]  # (local)
    contribs = [b_mH_accom, b_nu, b_sigma, b_cs2]                # (local)
    cum = np.cumsum([0] + contribs)                              # (local)
    colors = ["#c0392b", "#2980b9", "#27ae60", "#8e44ad"]        # (local)
    for i, (lab, c, col) in enumerate(zip(labels, contribs, colors)):
        ax.bar(i, c, bottom=cum[i], color=col, edgecolor="k", lw=0.8)
        ax.text(i, cum[i] + c / 2, f"{c:.2f}", ha="center", va="center", fontsize=9, color="w", fontweight="bold")
    ax.axhline(b_spine_floor, color="k", ls="--", lw=1.2, label=f"log10 BF_spine = {b_spine_floor:.2f}")
    ax.axhline(b_spine_struct, color="grey", ls=":", lw=1.0, label=f"(struct xcheck {b_spine_struct:.2f})")
    ax.set_xticks(range(len(labels)))
    ax.set_xticklabels(labels, fontsize=8)
    ax.set_ylabel(r"$\log_{10}$ BF contribution $b_i = \log_{10}(1/P_i)$")
    ax.set_title("(B) BF_spine FLOOR (Register-A, multiplicative)\nm_H ACCOMMODATION-honoured (rigor-registry #6)")
    ax.legend(fontsize=8, loc="upper left")
    ax.grid(alpha=0.3, axis="y")

    # (2) |Corr| pin-sensitivity vs the 0.5 disposition edge
    ax = axes[1]
    shis = np.array(SIGMA_HI_PINS)                                          # (local)
    corrs = np.array([float(corr_exact(s, SIGMA_HC_OVER_H)[1]) for s in SIGMA_HI_PINS])  # (local)
    ax.plot(shis, corrs, "o-", color="C0", lw=1.6, ms=9, label="|Corr| = 1/(1+r)")
    for s, c in zip(shis, corrs):
        side = "rank-1" if c >= 0.5 else "rank-2"  # (local)
        ax.annotate(f"{c:.3f}\n({side})", (s, c), textcoords="offset points", xytext=(6, 8), fontsize=7)
    ax.axhline(DISPOSITION_THRESHOLD, color="r", ls="--", lw=1.5, label="disposition edge 0.5 (IMMOVABLE)")
    ax.axvline(SIGMA_HI_CENTRAL, color="k", ls=":", lw=1.0, label=f"central pin {SIGMA_HI_CENTRAL} (r=1, on edge)")
    ax.fill_between([shis.min() - 0.005, shis.max() + 0.005], 0.5, 1.0, color="orange", alpha=0.12)
    ax.text(0.031, 0.93, "RANK-1 COLLAPSE\n(|Corr|>=0.5)", fontsize=7, color="#b35900")
    ax.text(0.055, 0.43, "rank-2 discount\n(|Corr|<0.5)", fontsize=7, color="#1f6f1f")
    ax.set_xlabel(r"$\sigma_{H,private}/H$ pin")
    ax.set_ylabel(r"$|\mathrm{Corr}(a_0,a_2)|$")
    ax.set_title("(C) |Corr| pin-sensitivity (Sage-exact)\nkernel disparity 518.330 CANCELS; straddles 0.5")
    ax.legend(fontsize=7, loc="center right")
    ax.grid(alpha=0.3)

    # (3) Two-BF deliverable + disposition
    ax = axes[2]
    bars = ["BF_spine\nFLOOR", "BF_spine\n+dagger", "BF_spine\nSTRUCT\n(xcheck)"]  # (local)
    vals = [b_spine_floor, b_spine_floor + delta_logBF_dagger, b_spine_struct]     # (local)
    bcol = ["#27ae60", "#16a085", "#95a5a6"]                                       # (local)
    ax.bar(range(len(bars)), vals, color=bcol, edgecolor="k", lw=0.9)
    for i, v in enumerate(vals):
        ax.text(i, v + 0.05, f"{v:.2f}\n({10**v:.1e})", ha="center", va="bottom", fontsize=8)
    for jline, jlab, jc in [(JEFFREYS_SUBST, "substantial", "#f1c40f"),
                            (JEFFREYS_STRONG, "strong", "#e67e22"),
                            (JEFFREYS_DECISIVE, "decisive", "#c0392b")]:
        ax.axhline(jline, color=jc, ls="--", lw=1.0, alpha=0.7)
        ax.text(2.55, jline, jlab, fontsize=7, color=jc, va="center")
    ax.set_xticks(range(len(bars)))
    ax.set_xticklabels(bars, fontsize=8)
    ax.set_ylabel(r"$\log_{10}$ BF (Jeffreys scale)")
    ax.set_title(f"(E) Two-BF deliverable\ndisposition={disposition}; composite={composite}")
    ax.grid(alpha=0.3, axis="y")

    fig.suptitle(
        f"S97-D3-BF: prior-predictive-range Bayes factor over Register-A spine "
        f"(replaces 'chance of one random geometry')\n"
        f"FLOOR log10 BF_spine = {b_spine_floor:.2f} ({jeffreys(b_spine_floor)}); "
        f"disposition = {disposition} (OQ3 unestablished); composite = {composite}",
        fontsize=11, y=1.02,
    )
    fig.tight_layout()
    fig.savefig(PNG_OUT, dpi=130, bbox_inches="tight")
    plt.close(fig)
    print(f"  png -> {PNG_OUT.relative_to(PROJECT_ROOT)}")

    # =====================================================================
    # verdict line (dual-SHA) + [SIGN] 3-tuple companion row
    # =====================================================================
    audit_sha, content_sha = compute_dual_sha(THIS, CANONICAL_PATH, pins)

    value_str = (
        f"composite={composite};"
        f"BF_spine_FLOOR_log10={b_spine_floor:.4f}_BF={BF_spine_floor:.4e};"
        f"BF_spine_STRUCT_log10={b_spine_struct:.4f}(xcheck);"
        f"b_mH_accom={b_mH_accom:.4f}_b_mH_struct={b_mH_struct:.4f}_ACCOMMODATION-honoured_rigor-reg#6;"
        f"b_nu={b_nu:.4f}_b_sigma={b_sigma:.4f}_b_cs2={b_cs2:.4f};"
        f"disposition={disposition};delta_logBF_dagger={delta_logBF_dagger:.4f};"
        f"evoi_delta_logBF=(1-|Corr|)*b_a0={evoi_delta_logBF:.4f};"
        f"corr_central=1/2_EXACT_on_edge;straddles_0.5={straddles};n_rank1_side={n_rank1_side}/4;"
        f"corr_pins=25/34,25/41,1/2,25/61;kernel_disparity={kernel_disparity:.3f}_CANCELS;"
        f"OQ3_orthogonal_established={oq3_orthogonal_established};rank2_licensed={rank2_licensed};"
        f"within_layer_OmegaDMxsigma8_NOT_multiplied={not omega_dm_x_sigma8_multiplied};"
        f"borrowed_H_in_spine={borrowed_H_in_spine}_wa=0_structural;"
        f"disposition_threshold=0.5_IMMOVABLE;method_compliant={method_compliant};"
        f"model_preferred={model_preferred};Jeffreys_floor={jeffreys(b_spine_floor)};"
        f"sign={sign_v};magnitude={mag_v};regime={regime_v};dual_prior_track=B_0.9;"
        f"w0_FW={float(w0_FW)}_wa_FW={float(wa_FW)}_SEPARATE_R842_channel_2027"
    )

    append_verdict(composite, value_str, audit_sha, content_sha)
    detail_3t = (
        f"predicted default=rank-1 COLLAPSE unless pinned-r<0.5 edge AND OQ3-orthogonal "
        f"BOTH license discount; computed: central |Corr|=1/2 (NOT <0.5) + OQ3 UNESTABLISHED "
        f"-> COLLAPSE fires as predicted (sign PASS); mag=INFO (disposition AMBIGUOUS: straddling "
        f"pin + unproven independence, pre-registered INFO_meaning Track B 0.75); regime VALID "
        f"(|Corr| Sage-exact 1/2, edge 0.5 IMMOVABLE, W7-7a provenance intact)"
    )
    append_3tuple_row(sign_v, mag_v, regime_v, detail_3t)

    print(f"\n=== {GATE_ID} verdict appended ===")
    print(f"  composite = {composite}")
    print(f"  audit_sha256  = {audit_sha}")
    print(f"  content_sha256= {content_sha}")
    return 0


if __name__ == "__main__":
    sys.exit(main())
